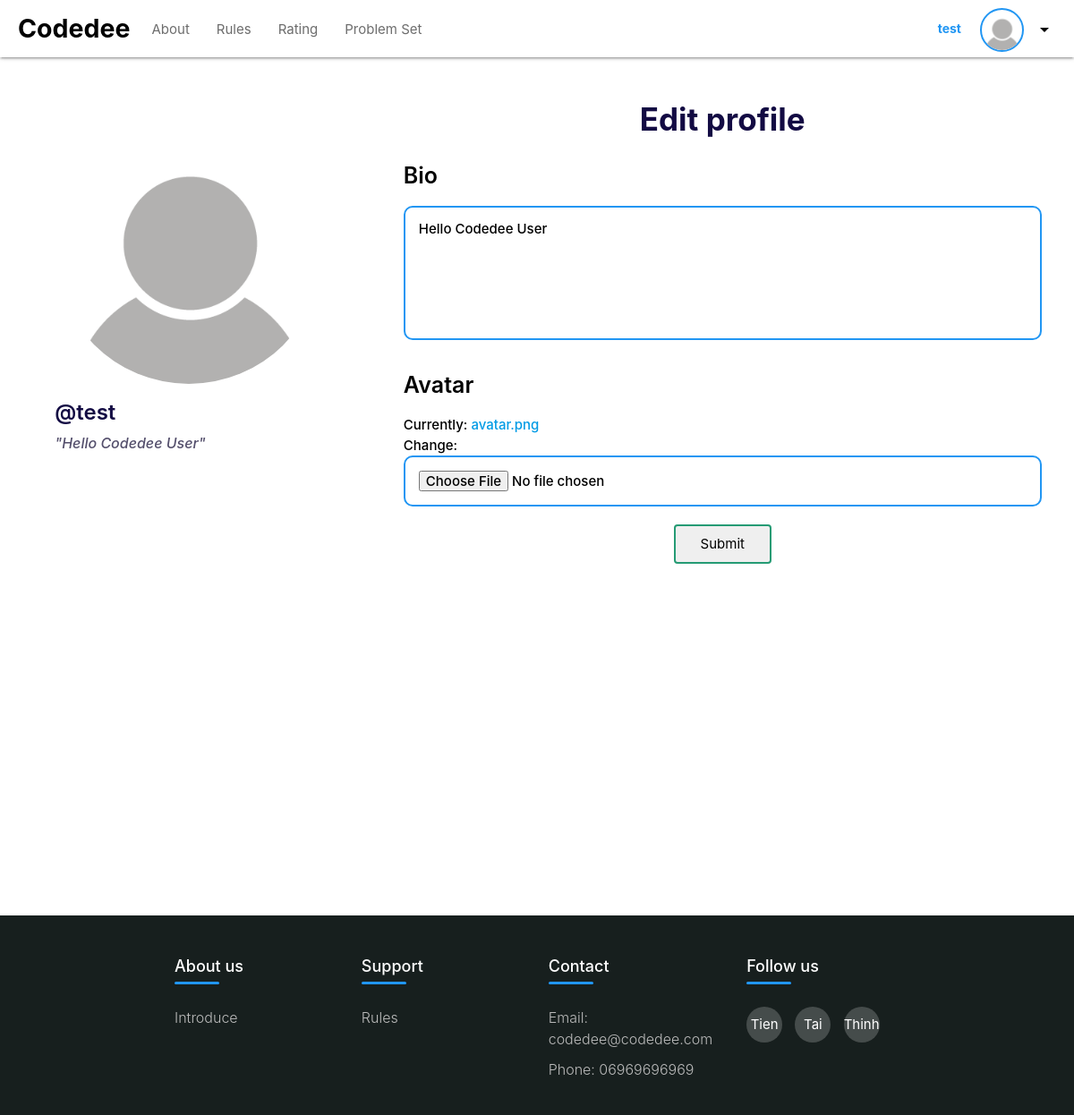
Page /setting/ (signed in) on the committed database.
### home/models.py (models this page shows)
class User(AbstractUser):
    username = models.CharField(unique=True, max_length=200, null=True)
    bio = models.TextField(null=False, default="Hello Codedee User", blank=True)
    avatar = models.ImageField(null=True, default="avatar.png", blank=False)
    points = models.IntegerField(null=False, default=100, blank=False)
    solved_chall = models.ManyToManyField(Problem, blank=True)

### home/views.py (the view)
# urls.py: path('setting/', views.update_user, name='setting'),
@login_required(login_url="login")
def update_user(request):
    user = request.user
    form = UserForm(instance=user)
    if request.method == "POST":
        form = UserForm(request.POST, request.FILES, instance=user)
        if form.is_valid():
            form.save()
            return redirect("profile", username=user.username)
    return render(request, "pages/update_user.html", {"form": form})

### home/forms.py
class UserForm(ModelForm):
    class Meta:
        model = User
        fields = ['bio', 'avatar']

### home/templates/pages/update_user.html (shortened to what this page needs)
{% extends 'pages/index.html' %}
{% block main-container-content %}
    <div class="row">
        <div class="col s4">
            {% include 'pages/user_profile.html' %}
        </div>
        <div class="col s8">
            <div class="update_user">
                <div class="box_title">
                    <h3 class="big-message-main-page">Edit profile</h3>
                </div>
                <div class="box_body">
                    <form class="update-profile-form" action="" method="POST" enctype="multipart/form-data">
                            {% for field in form %}
                                <div class="form_group">
                                    <p class="update_user_label">{{ field.label }}</p>
                                    {{ field }}
                                </div>
                            {% endfor %}
                            <input type="submit" name="submit" value="Submit">
                     </form>
                </div>
            </div>
        </div>
    </div>
{% endblock %}

### home/templates/pages/navbar.html (shortened to what this page needs)
<div class="navbar-fixed">
    <nav>
      <div class="nav-wrapper white darken-2 custom-shadow">
        <a href="{% url 'index' %}" class="brand-logo black-text left">Codedee</a>
        <div class="nav-elements">
          <ul class="left">
            <li><a href="{% url 'about' %}" class="waves-effect waves-teal {% if request.resolver_match.url_name == 'about' %}blue-text active-nav-ele{% endif %}" style="color:#6D6D6D;">About</a></li>
            <li><a href="{% url 'rules' %}" class="waves-effect waves-teal {% if request.resolver_match.url_name == 'rules' %}blue-text active-nav-ele{% endif %}" style="color:#6D6D6D;">Rules</a></li>
            <li><a href="{% url 'ranking' %}" class="waves-effect waves-teal {% if request.resolver_match.url_name == 'ranking' %}blue-text active-nav-ele{% endif %}" style="color:#6D6D6D;">Rating</a></li>
            <li><a href="{% url 'problem_set' %}" class="waves-effect waves-teal {% if request.resolver_match.url_name == 'problem_set' %}blue-text active-nav-ele{% endif %}" style="color:#6D6D6D;">Problem Set</a></li>
          </ul>
          <ul class="right hide-on-med-and-down">
            {% if request.user.is_authenticated %}
              <li><a href="{% url 'profile' request.user.username %}" class="btn-flat sign-in-float-btn waves-effect waves-light" style="text-transform: none;margin-right: -10px;">{{request.user.username}}</a></li>
              <li>{% include 'pages/dropdown_profile.html' %}</li>
            {% else %}
              <li><a href="{% url 'login' %}" class="btn-flat sign-in-float-btn waves-effect waves-light" style="text-transform: none;margin-right: -10px;">Log in</a></li>
              <li><a href="{% url 'register' %}" class="waves-effect waves-light blue btn sign-up-btn">Register</a></li>
            {% endif %}
          </ul>
        </div>
      </div>
    </nav>
  </div>

### home/templates/pages/dropdown_profile.html (shortened to what this page needs)
    <div class="hmm">
        <div class="dropdown_header">
            <a href='{% url 'profile' request.user.username %}'>
                <div class="dropdown_avatar avatar--medium">
                    <img src="{{ request.user.avatar.url }}"/>
                </div>
            </a>
            <button class="dropdown-trigger" data-target="dropdown1">
                <i class="material-icons">arrow_drop_down</i>
            </button>
        </div>

### home/templates/pages/user_profile.html (shortened to what this page needs)
<div class="user_profile">
    <div class="user_avatar">
        <img src="{{ user.avatar.url }}">
    </div>
    <div class="user_name">
        <p>@{{ user.username }}</p>
    </div>
    <div class="user_bio">
        <p>"{{ user.bio }}"</p>
    </div>
</div>

### home/static/css/footer.css (style rules this page uses)
ul { list-style: none; }

### rows in the picture
User: user.username "test", user.avatar (placeholder picture), avatar (placeholder picture), username "test", bio "Hello Codedee User", form "Hello Codedee User"

### other values in the picture
{{ field.label }} "Bio" "Avatar"
